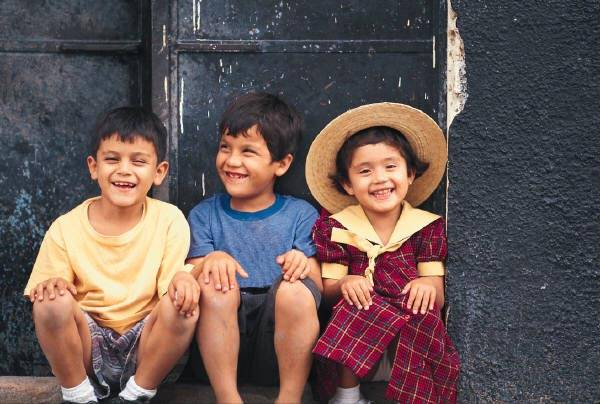
%> input picture 6th_sem/MATLAB/AN SIr till 27-Mar-2018/Copy_of_Copy_of_image1.JPG, 600 x 404 px
$ octave q12as2.m   (GNU Octave 9; MATLAB toolbox functions it lacks are replaced by stand-ins)
%> lines starting %> are read from the running program, lines starting %| are printed output that depends on the picture
%q12as2.m : Write a program to convert the color of an image to blue
clc;
close all;
clear all;
file1=input('\nEnter your Input File Name=','s');
%> the answer given: Copy_of_Copy_of_image1.JPG
file2=input('Enter your Output File Name=','s');
%> the answer given: out.png
x=imread(file1);
%> x is the input picture: size 404x600x3 uint8; mean R, G, B 101.6, 86.4, 85.3
[r,c,d]=size(x);
%> r = 404; c = 600; d = 3
x(1:r,1:c,1)=0;
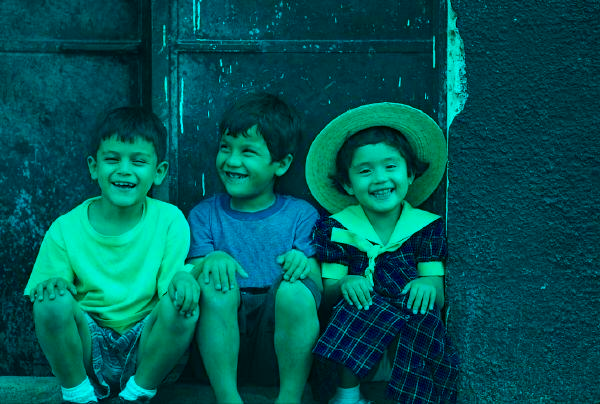
%> x: size 404x600x3 uint8; mean R, G, B 0, 86.4, 85.3
x(1:r,1:c,2)=0;
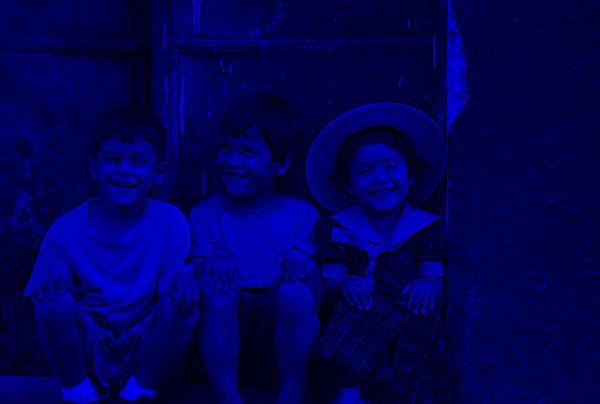
%> x: size 404x600x3 uint8; mean R, G, B 0, 0, 85.3
imshow(x);
imwrite(x,file2);
%End of Program
